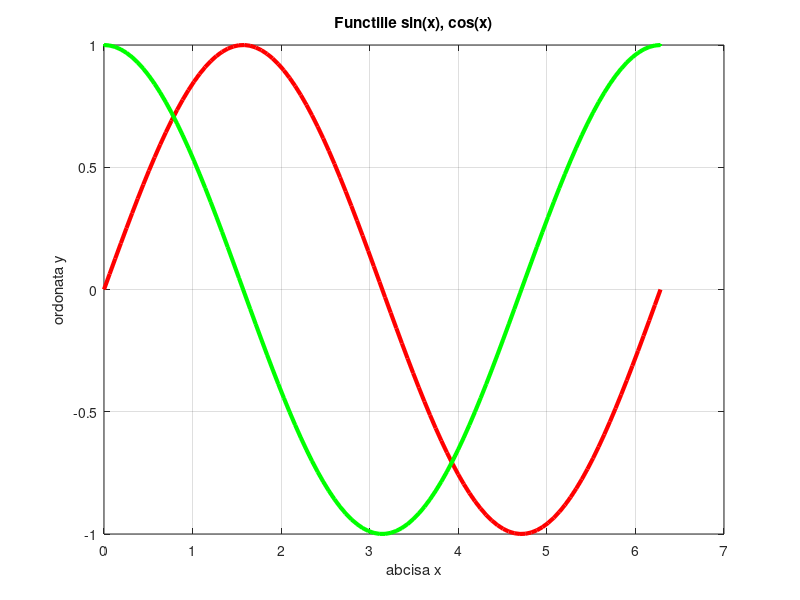

Recreate this plot in MATLAB.
clear all
%% Matrici si vectori
% Vectori
A = [1;2;3]
B = [2;4;5]
dot(A,B)
transpose(A)*B
A'*B
sum(A)

[maxB,indicemax] = max(B)

% Matrici
C = [1 2 3; 4 5 7; 2 8 9]
A'*C
D = [2 4 5; 1 3 4; 2 1 0]
C*D
D*C
C^3
inv(C)
C(1,2)
C(1,:)
C(1,1:3)
C(1,1:2:3) %(inceput, pas, sfarsit)
C(1,[1,2]) %[] - array de indecsi coloana
C([2,3],[1,2])
A(:)
det(C)
det(D)
C.*D %efectuare operatii element cu element
C./D
C.^3
%% Definirea matricilor si vectorilor 
% Operatii cu acestia
% Generarea vectorilor
% a = amin:pas:amax
% b = linspace(amin,amax,N)
% pas = (amax-amin)/(N-1)
a = 1:2:10
% format SHORT
b = linspace(1,10,5)
%% Grafice de functii
x = linspace(0,2*pi,100)
y = sin(x)
z = cos(x)
plot(x,y, 'r','Linewidth',3)
grid on
title('Functiile sin(x), cos(x)')
xlabel('abcisa x')
ylabel('ordonata y')
hold on
plot(x,z, '.-g', 'Linewidth',3)
hold off